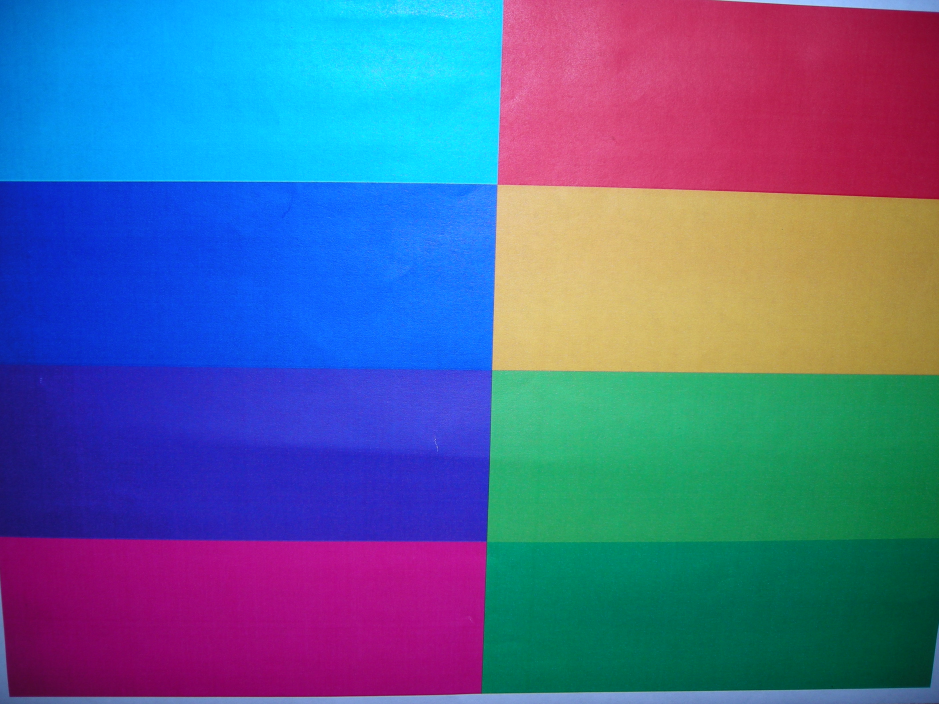
#> input picture vision/DSCN0107.JPG, 2816 x 2112 px (shown at 1/3 size)
$ python extract.py DSCN0107.JPG   (Python 2 division)
#> lines starting #> are read from the running program, lines starting #| are printed output that depends on the picture
### vision/functions.py
import colorsys
import sys
from PIL import Image

DEFAULTSATCUTOFF = 30
MINMASS = 25
MINVAL = 50
DEFAULTSATPEAK = 80
MINWHITEWIDTH = 2

def makemax(a, b, labels):
    if labels[a] == labels[b]:
        return
    elif labels[a] > labels[b]:
        #Change all instances of labels[b] to labels[a]
        change = labels[b]
        new = labels[a]
    else:
        change = labels[a]
        new = labels[b]

    for i in range(0, len(labels)):
        if labels[i] == change:
            labels[i] = labels[a]

def get_surrounding_labels(blobs, x, y, WIDTH, HEIGHT):
    toleft = None
    totop = None
    totopleft = None
    totopright = None
    curpos = y*WIDTH+x
    if x > 0:
        toleft = blobs[curpos - 1]
        if y > 0:
            totopleft = blobs[curpos-(WIDTH+1)]
    if y > 0:
        totop = blobs[curpos - WIDTH]
        if x < WIDTH - 1:
            totopright = blobs[curpos-(WIDTH-1)]
    return toleft, totop, totopleft, totopright

def merge(labels, current, cells):
    for cell in cells:
        if cell != None:
            if cell != 0:
                makemax(current, cell, labels)

def label(data, minhue, maxhue, minsat, WIDTH, HEIGHT):
    labels = [0]
    blobs = [0] * WIDTH * HEIGHT #Initialise to all zeros
    topblobno = 1

    for y in range(0, HEIGHT):
        for x in range(0, WIDTH):
            curpos = y*WIDTH+x
            if data[curpos][1] > minsat and data[curpos][0] > minhue \
                    and data[curpos][0] < maxhue:
                toleft, totop, totopleft, totopright = \
                    get_surrounding_labels(blobs, x, y, WIDTH, HEIGHT)

                if toleft != None: #Look at the one to the left
                    if toleft != 0:
                        merge(labels, toleft, [totop, totopleft, totopright])
                        blobs[curpos] = toleft
                        continue

                if totopleft != None: #Look at the one to the left
                    if totopleft != 0:
                        merge(labels, totopleft, [totop, toleft, totopright])
                        blobs[curpos] = totopleft
                        continue

                if totop != None: #Look at the one to the left
                    if totop != 0:
                        merge(labels, totop, [toleft, totopleft, totopright])
                        blobs[curpos] = totop
                        continue

                if totopright != None: #Look at the one to the left
                    if totopright != 0:
                        merge(labels, totopright, [totop, totopleft, toleft])
                        blobs[curpos] = totopright
                        continue

                #If got this far it's a new blob
                labels.append(topblobno)        #New label
                blobs[curpos] = len(labels)-1   #It's the last one in the list as
                                                #it was just appended
                topblobno = topblobno + 1

    return blobs, labels


def get_min_sat(sathist):
    """
    Saturations below this value are white.
    Go from 0 (fully saturated) right, until the count has gone above then
    below DEFAULTSATPEAK - if that was wider than MINWHITEWIDTH then presume
    that was the white peak.
    If don't find anything, return DEFAULTSATCUTOFF
    """
    whitepeakstart = 0
    for i in range(100):
        if whitepeakstart == 0:
            if sathist[i] > DEFAULTSATPEAK:
                whitepeakstart = i
        else:
            if sathist[i] < DEFAULTSATPEAK and \
                    i > whitepeakstart + MINWHITEWIDTH:
                return i
    return DEFAULTSATCUTOFF

def get_cut_off(huehist):
    """
    Return a cut off between background white and a peak. Just averaging, seems
    to be OK.
    """
    return float(sum(huehist)) / 360

def get_colour(centre):
    colour = 0 #RED
    if centre >= 20 and centre < 85:
        colour = 1 #Yellow
    if centre >= 85 and centre < 158:
        colour = 2 #LGreen
    if centre >= 158 and centre < 180:
        colour = 3 #DGreen
    if centre >= 180 and centre < 207:
        colour = 4 #Cyan
    if centre >= 207 and centre < 230:
        colour = 5 #Blue
    if centre >= 230 and centre < 278:
        colour = 6 #Purple
    if centre >= 278 and centre <= 335:
        colour = 7 #Pink
    return colour


def rgb_to_hsv(r, g, b):
    r = float(r)/255
    g = float(g)/255
    b = float(b)/255

    minval = min(r, g, b)
    maxval = max(r, g, b)
    delta = maxval - minval

    v = maxval
    if delta == 0:
        h = 0
        s = 0
    else:
        s = delta / maxval
        del_r = (((maxval - r) / 6) + (delta / 2)) / delta
        del_g = (((maxval - g) / 6) + (delta / 2)) / delta
        del_b = (((maxval - b) / 6) + (delta / 2)) / delta

        if r == maxval:
            h = del_b - del_g
        elif g == maxval:
            h = (float(1)/3) + del_r - del_b
        elif b == maxval:
            h = (float(2)/3) + del_g - del_r

        if h < 0:
            h = h + 1
        if h > 1:
            h = h - 1

    return (h*359, s*99, v*99)

def get_min_val():
    return MINVAL

def get_image_pixels(filename):
#> called with filename = 'DSCN0107.JPG'
    im = Image.open(sys.argv[1]).resize((80, 60))
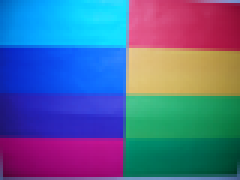
#> im: PIL image 80x60 RGB (shown 3 times larger); mean R, G, B 82.3, 103.1, 151.4
    return list(im.getdata()), im.size


def get_hist(hsv, bins, getid, mins):
    hist = [0] * bins
    for i in range(0, len(hsv)):
        for id, val in mins:
            if hsv[i][id] < val:
                continue
        cur = int(hsv[i][getid])
        hist[cur] = hist[cur] + 1
    return hist

### vision/extract.py
import colorsys
import sys
from PIL import Image
from pylab import *
from functions import *

MINWIDTH = 2 #Minimum width of a peak

#1. Load image as list of pixels
rgb, (WIDTH, HEIGHT) = get_image_pixels(sys.argv[1])
#> rgb = 4800 items, first 6: (1, 96, 185), (1, 104, 193), (2, 109, 199), (2, 114, 205), (3, 122, 213), (3, 126, 218); WIDTH = 80; HEIGHT = 60

out = Image.new("RGB", (WIDTH, HEIGHT))
#> out: PIL image 80x60 RGB; every value is 0
dataout = out.load()

#2. Convert to HSV
hsv = [rgb_to_hsv(x[0], x[1], x[2]) for x in rgb]
#> hsv = 4800 items, first 6: (208.4, 98.46, 71.82), (207.2, 98.49, 74.93), (206.8, 98.01, 77.26), (206.3, 98.03, 79.59), (205.4, 97.61, 82.69), (205.1, 97.64, 84.64)

#3. Get a minimum saturation - below this is white
sathist = get_hist(hsv, 100, 1, [])
#> the loop in get_hist, `for i in range(0, len(hsv)):` made 4800 passes
#> cur on passes 1 to 3: 98, 98, 98
#> after the loop in get_hist, `for i in range(0, len(hsv)):`: hist = 100 values, max 428 at index 99, min 0 at index 0, mean 48
#> sathist has the same summary as hist in get_hist
#> after the loop in get_min_sat, `for i in range(100):`: whitepeakstart = 77

minsat = get_min_sat(sathist)
#> minsat = 85

print "Minimum saturation: %d" % minsat
#| Minimum saturation: 85

minval = get_min_val()

print "Minimum value is %d" % minval

for i in range(len(hsv)):
    if hsv[i][1] > minsat and hsv[i][2] > minval:
        dataout[i%WIDTH, i/WIDTH] =  rgb[i]
    else:
        dataout[i%WIDTH, i/WIDTH] = (34, 255, 0)

out.show()
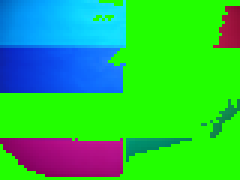
#> shown: PIL image 80x60 RGB (shown 3 times larger); mean R, G, B 41.9, 193.2, 77.5

#4. Generate a histogram of hue values
huehist = get_hist(hsv, 360, 0, [(1, minsat),(2, minval)])
#> the loop in get_hist (call 2), `for i in range(0, len(hsv)):` made 4800 passes
#> cur on passes 1 to 3: 208, 207, 206
#> huehist = 360 values, max 248 at index 315, min 0 at index 1, mean 13.33

plot(huehist)
show()
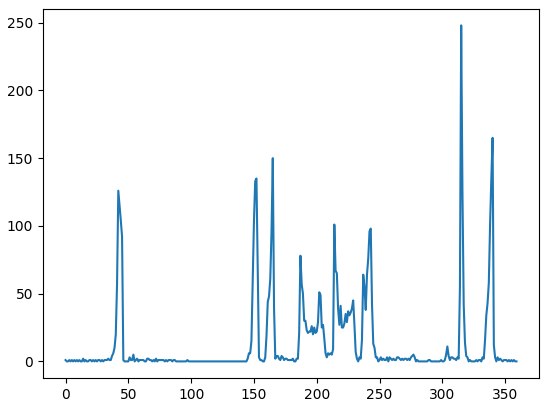
#> figure drawn by matplotlib, 1 panel; curve peaks at x = 315, y = 248
clf()

#5. Find a minimum useful peak height
huecutoff = get_cut_off(huehist)
#> huecutoff = 13.33

#6. Find peaks that are greater than minwidth wide that go above the huecutoff

curpeakstart = 0 #Start hue point
curpeakmass = 0 #Track the mass of the hue

OUT = 0
IN = 1
peakstate = OUT #As go through hue values, in a peak or out of it

peaks = []

for i in range(0, 360):
    if peakstate == OUT:
        #Wait to find a peak start
        if huehist[i] > huecutoff:
            peakstate = IN
            curpeakstart = i
            curpeakmass += huehist[i]
    else:
        if huehist[i] < huecutoff:
            #Peak ended
            peakstate = OUT
            if i - curpeakstart > MINWIDTH:
                peaks.append((curpeakstart, i, curpeakmass))
            curpeakmass = 0
        else:
            curpeakmass += huehist[i]
#> this loop made 360 passes
#> curpeakmass on passes 41, 42, 43, 44, 45, 46, 149, 150, 151, 152, 153, 154: 20, 77, 203, 318, 422, 514, 15, 76, 179, 312, 447, 513
#> after the loop, curpeakstart = 334; peaks = [(40, 46, 514), (148, 154, 513), (160, 167, 457), (186, 207, 666), (214, 231, 700), (236, 245, 549), (314, 319, 484), (334, 341, 552)]

#Go through each peak, pulling out the colour and then identifying blobs
for peak in peaks:
    centre = (peak[0] + peak[1]) / 2 #Centre hue value in range. TODO: Bias by
                                     #mass?
    colour = get_colour(centre)      #Range 0 - 7. TODO: Make this function
                                     #tweakable

    #Go through image, labelling blobs for this colour
    #TODO: Best to go through image once, checking for all the colours at once?
    filtered = [x for x in hsv]

    blobs, labels = label(filtered, peak[0], peak[1], minsat, WIDTH, HEIGHT)

    geometry = {}

    for lab in [l for l in labels if l > 0]:
        geometry[lab] = [0, 0, 0]

    for y in range(0, HEIGHT):
        for x in range(0, WIDTH):
            curpos = y*WIDTH+x
            if blobs[curpos] > 0:
                lab = labels[blobs[curpos]]
                geometry[lab][0] += x
                geometry[lab][1] += y
                geometry[lab][2] += 1

    for l in geometry.itervalues():
        if l[2] > MINMASS:
            print "Colour %d, x=%d, y=%d, mass=%d" % (colour,
                                                    float(l[0]) / l[2],
                                                    float(l[1]) / l[2],
                                                    l[2])
#> this loop made 8 passes
#> (peak, centre, labels) on pass 1: ((40, 46, 514), 43, [0])
#| Colour 2, x=75, y=40, mass=85
#| Colour 3, x=59, y=51, mass=427
#| Colour 3, x=64, y=46, mass=30
#| Colour 4, x=20, y=7, mass=623
#| Colour 5, x=19, y=23, mass=597
#| Colour 7, x=20, y=52, mass=482
#| Colour 0, x=76, y=9, mass=79

$ run again, on vision/white+r.jpg
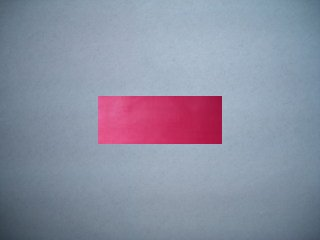
#> input picture vision/white+r.jpg, 320 x 240 px
#> rgb = 4800 items, first 6: (82, 98, 111), (86, 102, 117), (88, 104, 120), (93, 109, 125), (95, 114, 129), (98, 117, 132); WIDTH = 80; HEIGHT = 60
#> out: PIL image 80x60 RGB; every value is 0
#> hsv = 4800 items, first 6: (206.3, 25.86, 43.09), (208.5, 26.23, 45.42), (209.4, 26.4, 46.59), (209.4, 25.34, 48.53), (205.9, 26.09, 50.08), (205.9, 25.5, 51.25)
#> the loop in get_hist, `for i in range(0, len(hsv)):` made 4800 passes
#> cur on passes 1 to 3: 25, 26, 26
#> after the loop in get_hist, `for i in range(0, len(hsv)):`: hist = 100 values, max 617 at index 17, min 0 at index 0, mean 48
#> sathist has the same summary as hist in get_hist
#> after the loop in get_min_sat, `for i in range(100):`: whitepeakstart = 15
#> minsat = 26
#| Minimum saturation: 26
#> `out.show()`:
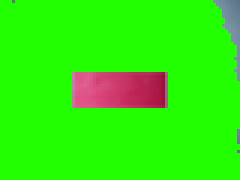
#> shown: PIL image 80x60 RGB (shown 3 times larger); mean R, G, B 48.7, 237, 11.8
#> the loop in get_hist (call 2), `for i in range(0, len(hsv)):` made 4800 passes
#> cur on passes 1 to 3: 206, 208, 209
#> huehist = 360 values, max 856 at index 209, min 0 at index 0, mean 13.33
#> `show()`:
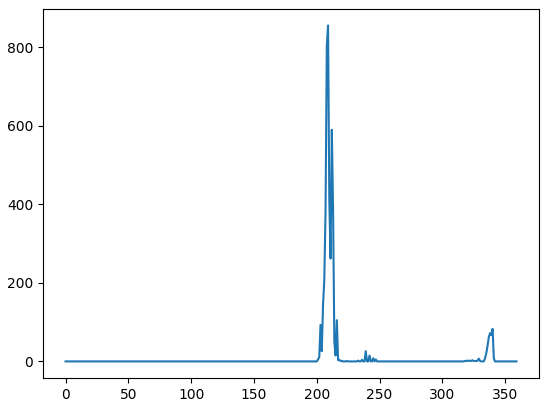
#> figure drawn by matplotlib, 1 panel; curve peaks at x = 209, y = 856
#> huecutoff = 13.33
#> the loop `for i in range(0, 360):` made 360 passes
#> curpeakmass on passes 204 to 211: 93, 119, 262, 469, 851, 1655, 2511, 2921
#> after the loop `for i in range(0, 360):`: curpeakstart = 335; peaks = [(203, 217, 4330), (335, 341, 345)]
#> the loop `for peak in peaks:` made 2 passes
#> (peak, centre, colour, labels) on pass 1: ((203, 217, 4330), 210, 5, [0])
#> (printed output is left out)
